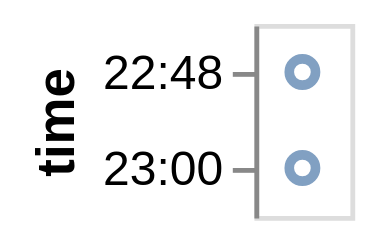

The specification (Vega-Lite) saved for this image:
### Vega specification from a JSON file in a GitHub repository (floating-point values rounded to 4 significant figures)
{"$schema": "https://vega.github.io/schema/vega/v6.json", "description": "Using format parse to parsing of input time data as utc time.", "background": "white", "padding": 5, "width": 20, "style": "cell", "data": [{"name": "source_0", "values": [{"date": "10 Oct 2011 22:48:00"}, {"date": "11 Oct 2022 23:00:00"}]}, {"name": "data_0", "source": "source_0", "transform": [{"type": "formula", "expr": "utcParse(datum[\"date\"],'%d %b %Y %H:%M:%S')", "as": "date"}, {"field": "date", "type": "timeunit", "units": ["hours", "minutes"], "as": ["hoursminutes_date", "hoursminutes_date_end"]}]}], "signals": [{"name": "y_step", "value": 20}, {"name": "height", "update": "bandspace(domain('y').length, 1, 0.5) * y_step"}], "marks": [{"name": "marks", "type": "symbol", "style": ["point"], "from": {"data": "data_0"}, "encode": {"update": {"opacity": {"value": 0.7}, "fill": {"value": "transparent"}, "stroke": {"value": "#4c78a8"}, "ariaRoleDescription": {"value": "point"}, "description": {"signal": "\"time: \" + (timeFormat(datum[\"hoursminutes_date\"], timeUnitSpecifier([\"hours\",\"minutes\"], {\"year-month\":\"%b %Y \",\"year-month-date\":\"%b %d, %Y \"})))"}, "x": {"signal": "width", "mult": 0.5}, "y": {"scale": "y", "field": "hoursminutes_date"}}}}], "scales": [{"name": "y", "type": "point", "domain": {"data": "data_0", "field": "hoursminutes_date", "sort": true}, "range": {"step": {"signal": "y_step"}}, "padding": 0.5}], "axes": [{"scale": "y", "orient": "left", "grid": false, "title": "time", "format": {"signal": "timeUnitSpecifier([\"hours\",\"minutes\"], {\"year-month\":\"%b %Y \",\"year-month-date\":\"%b %d, %Y \"})"}, "formatType": "time", "labelOverlap": true, "tickMinStep": {"signal": "datetime(2001, 0, 1, 0, 1, 0, 0) - datetime(2001, 0, 1, 0, 0, 0, 0)"}, "zindex": 0}]}
